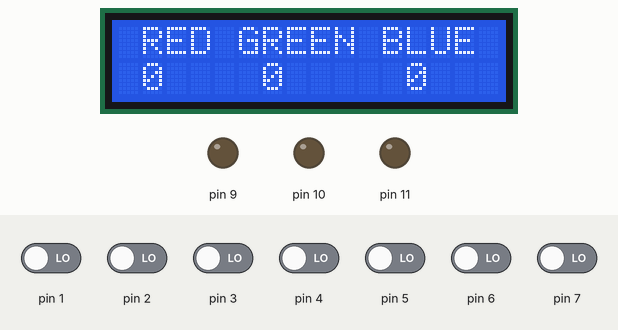
The sketch below on a simulated Arduino Uno, built with avr-gcc and run on an emulated ATmega328P. Shown: 16×2 character LCD, output pins drawn as LEDs (lit = HIGH). Inputs (shaded band) come from the test bench; at power-on: pin 1–7 LOW.

Above: at 1.2 s.
1.3 s: pin 1 driven HIGH
At 1.48 s:
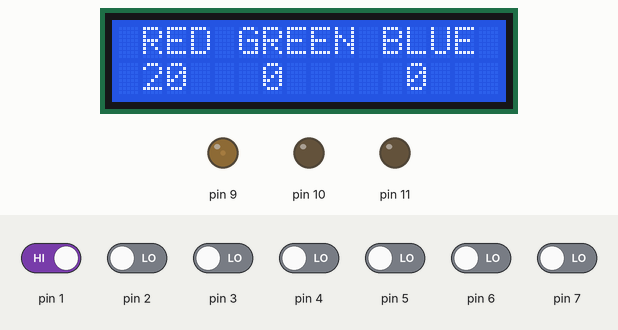
3.1 s: pin 3 driven HIGH
At 3.28 s:
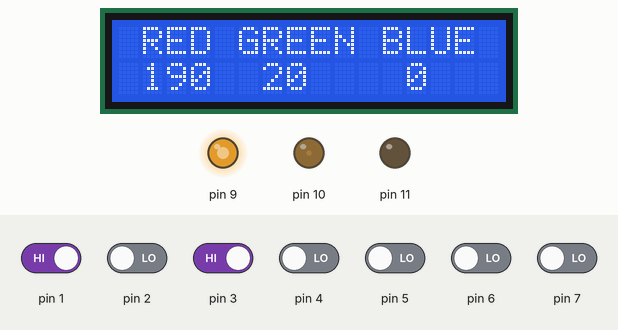
4.9 s: pin 5 driven HIGH
At 5.08 s:
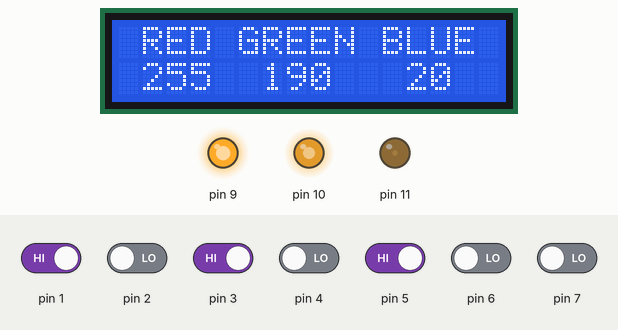
6.7 s: pin 2 driven HIGH
At 8.2 s:
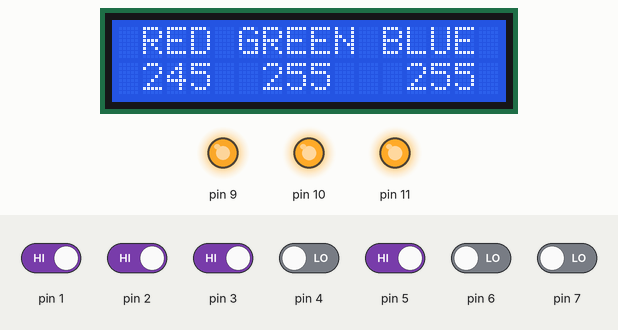
8.7 s: pin 1 driven LOW
At 9.32 s:
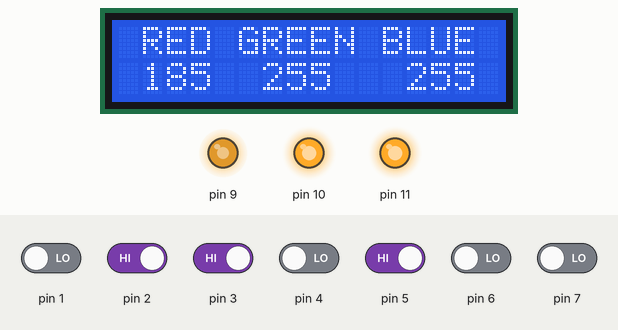
11.0 s: pin 4 driven HIGH
At 12.7 s:
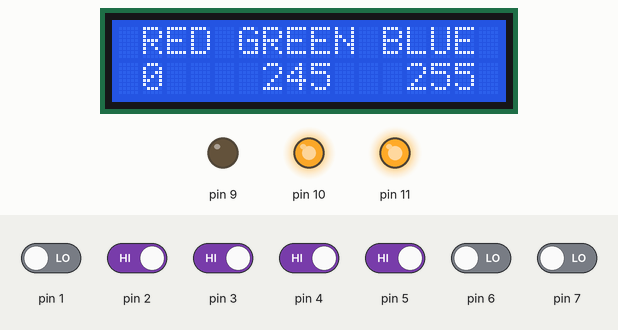
Timing chart, 0 to 13.7 s (numbered marks = the images above; inputs shaded):
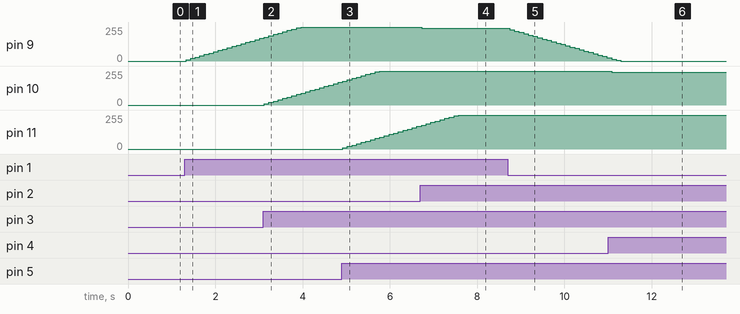

Measured:
- after the input at 1.3 s, pin 9: moves from 0/255 to 170/255 over 1.7 s, starting at once; the display: first changes at once (image 1 shows a later state)
- after the input at 3.1 s, pin 10: moves from 0/255 to 170/255 over 1.7 s, starting at once
- after the input at 4.9 s, pin 11: moves from 0/255 to 170/255 over 1.7 s, starting at once
- after the input at 6.7 s, pin 9: 255/255 → 245/255 at once
- after the input at 8.7 s, pin 9: moves from 245/255 to 25/255 over 2.2 s, starting at once; the display: first changes at once (image 5 shows a later state)
- after the input at 11.0 s, pin 10: 255/255 → 245/255 after 0.08 s

The sketch:

Led_RGB_LCD_BOTOES_UNO.ino
```cpp
/*******************************************************************
****************** LED RGB COM TECLADO E DYSPLAY LCD ***************
********************************************************************
******************* Exemplo criado para o Arduino UNO *************
********************************************************************
*/

// include the library code:
#include <LiquidCrystal.h>

// initialize the library with the numbers of the interface pins
LiquidCrystal lcd(19, 18, 17, 16, 15, 14);

//Variáveis que armazenam o valor PWM que será passado aos pinos analógicos.

int val_r = 0;
int val_g = 0;
int val_b = 0;


void setup()
{

    lcd.begin(16, 2);

    //Inicializa os pinos dos botões como entradas
    for(int i=1;i<=7;i=i+1)
    {
      pinMode(i,INPUT);
    }
}

void loop()
{

  lcd.clear();
  lcd.setCursor(1,0);
  lcd.print("RED GREEN BLUE");


  //*************** CONTROLA O VALOR DE RED************************
  if(digitalRead(1) == 1)
  {
    val_r = val_r +10;
    if(val_r > 255)
    {
      val_r=255;
    }
  }

  if(digitalRead(2) == 1)
  {
    val_r = val_r - 10;
    if(val_r < 0)
    {
      val_r=0;
    }
  }

 //***************************************************************

  //*************** CONTROLA O VALOR DE GREEN ********************

  if(digitalRead(3) == 1)
  {
    val_g = val_g +10;
    if(val_g > 255)
    {
      val_g=255;
    }
  }

  if(digitalRead(4) == 1)
  {
    val_g = val_g - 10;
    if(val_g < 0)
    {
      val_g=0;
    }
  }

  //************************************************************************

  //*************** CONTROLA O VALOR DE BLUE **********************
   if(digitalRead(5) == 1)
  {
    val_b = val_b +10;
    if(val_b > 255)
    {
      val_b=255;
    }
  }

  if(digitalRead(6) == 1)
  {
    val_b = val_b - 10;
    if(val_b < 0)
    {
      val_b=0;
    }
  }

  //************************************************************************

  //************************* RESETA OS VALORES **********************
  if(digitalRead(7) == 1)
  {
    val_r = 0;
    val_g = 0;
    val_b = 0;
  }

  //****************************************************************

  lcd.setCursor(1,1);
  lcd.print(val_r);

  lcd.setCursor(6,1);
  lcd.print(val_g);

  lcd.setCursor(12,1);
  lcd.print(val_b);


   RGB(val_r,val_g,val_b);
   delay(100);
}


void RGB(int pwm_1, int pwm_2, int pwm_3)
{
  analogWrite(9,pwm_1);
  analogWrite(10,pwm_2);
  analogWrite(11,pwm_3);
}
```
